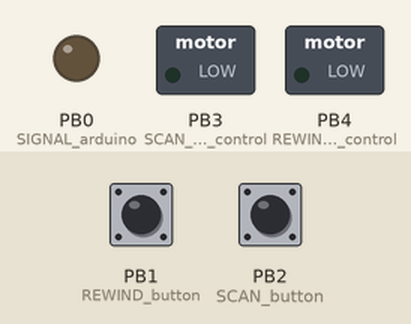
Recording of a sketch running on a simulated ATtiny85, built with avr-gcc and run on an emulated ATtiny85. Shown: switched loads named in the sketch (green lamp = pin HIGH), output pins drawn as LEDs (lit = HIGH). The test bench sets the inputs (shaded band); at power-on: PB2 (SCAN_button) HIGH, PB1 (REWIND_button) HIGH.

Above: at 1.2 s.
1.3 s: PB2 (SCAN_button) pulled LOW for 0.15 s
At 1.9 s:
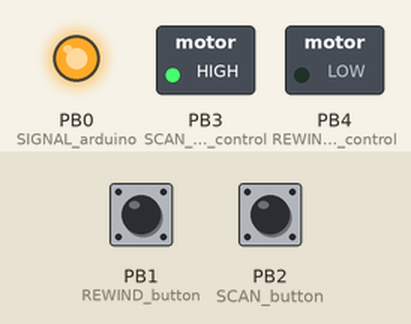
4.4 s: PB1 (REWIND_button) pulled LOW for 1 s
At 5.36 s:
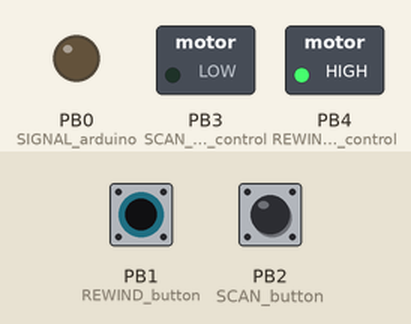
6.9 s: PB1 (REWIND_button) pulled LOW for 3.2 s
At 11.3 s:
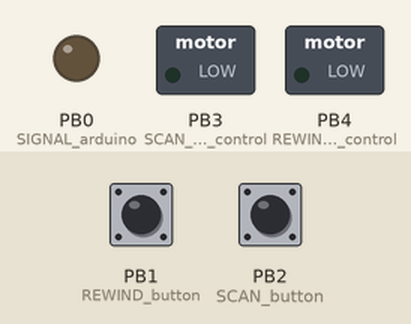
11.6 s: PB2 (SCAN_button) pulled LOW for 1 s
At 12.1 s:
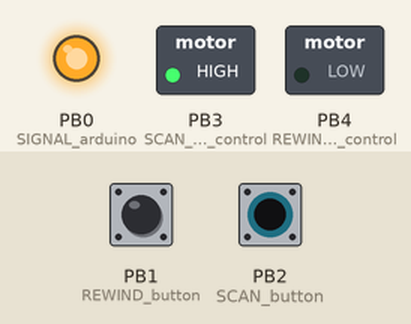
Timing chart, 0 to 16.6 s (numbered marks = the images above; inputs shaded):
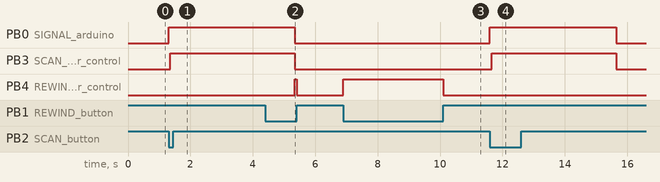

The sketch:

motor_controller_code.ino
```cpp
// this is set up for an attiny45/85 using the internal 1mhz clock speed.

const int SCAN_button = 2;         // scan button on digital 2, pin #7
const int REWIND_button = 1;       // rewind button on digital 1, pin #6
const int SCAN_motor_control = 3;  // motor drive forward on digital 3, pin #2
const int REWIND_motor_control = 4;// motor drive backward on digital 4, pin #3
const int SIGNAL_arduino = 0;      // arduino digital signal on digital 0, pin #5

// attiny pinout is vastly different than atmega pinout, so digital pins are completely different.

void setup()
{
  // define pin data directions.
  pinMode(SCAN_button, INPUT);
  pinMode(REWIND_button, INPUT);
  pinMode(SCAN_motor_control, OUTPUT);
  pinMode(REWIND_motor_control, OUTPUT);
  pinMode(SIGNAL_arduino, OUTPUT);
}

void loop()
{
  // a proper treatment would include debounce code, but this appears to work fine.
  if ((digitalRead(SCAN_button))== 0)        // scan button = 0 means it's been pushed because buttons are weakly tied to +5V, and ground when pushed.
    scan();
  if ((digitalRead(REWIND_button)) == 0)     // rewind button = 0 means it's been pushed
  {
    while(digitalRead(REWIND_button) == 0)   // still pressed: keep rewinding
      digitalWrite(REWIND_motor_control, HIGH);
  }
  digitalWrite(REWIND_motor_control, LOW);   // not pressed: stop rewinding
}

void scan()
{
  digitalWrite(SIGNAL_arduino, HIGH);        // signal arduino
  delay(50);                                 // wait 50 milliseconds
  digitalWrite(SCAN_motor_control, HIGH);    // drive motor control high in scan dir
  delay(4000);                               // run motor for four seconds.
  digitalWrite(SIGNAL_arduino, LOW);         // unsignal arduino
  digitalWrite(SCAN_motor_control, LOW);     // turn off motor
}
```

Measured:
- after the input at 1.3 s, PB0 (SIGNAL_arduino): LOW → HIGH at once; PB3 (SCAN_motor_control): LOW → HIGH after 0.05 s
- after the input at 4.4 s, PB4 (REWIND_motor_control): LOW → HIGH after 0.95 s, → LOW 0.05 s later
- after the input at 6.9 s, PB4 (REWIND_motor_control): LOW → HIGH at once, → LOW 3.2 s later
- after the input at 11.6 s, PB0 (SIGNAL_arduino): LOW → HIGH at once, → LOW 4.1 s later; PB3 (SCAN_motor_control): LOW → HIGH after 0.05 s, → LOW 4.0 s later
